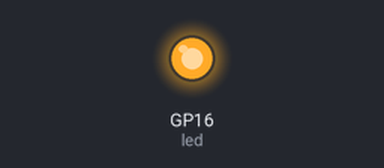
A program run on a simulated Raspberry Pi Pico running MicroPython. On the bench: output pins drawn as LEDs (lit = HIGH). What the program prints to the serial console is not drawn. At 0.0 s the program stops and its outputs stay as they are.

Above: at 0.1 s.
Timing chart, 0 to 1.5 s (numbered marks = the images above):
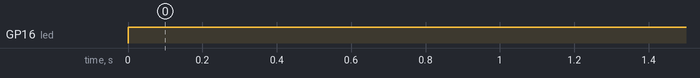

Measured:
- by itself, GP16 (led): LOW → HIGH at 0.00 s

The program:

potentio_meter.py
```python
# no AD converter1
# ラズパイ picoはADが内蔵しているのでそのまま使える
from machine import ADC, Pin

a = ADC(2)
coeff = 3.3/ 65535

#  アナログデータをデジタルデータに変換する
v = a.read_u16()*coeff
print(v)

led = Pin(16, Pin.OUT)

led.value(1)

# PMWと合わせて光の強さを調節してみよう
```
